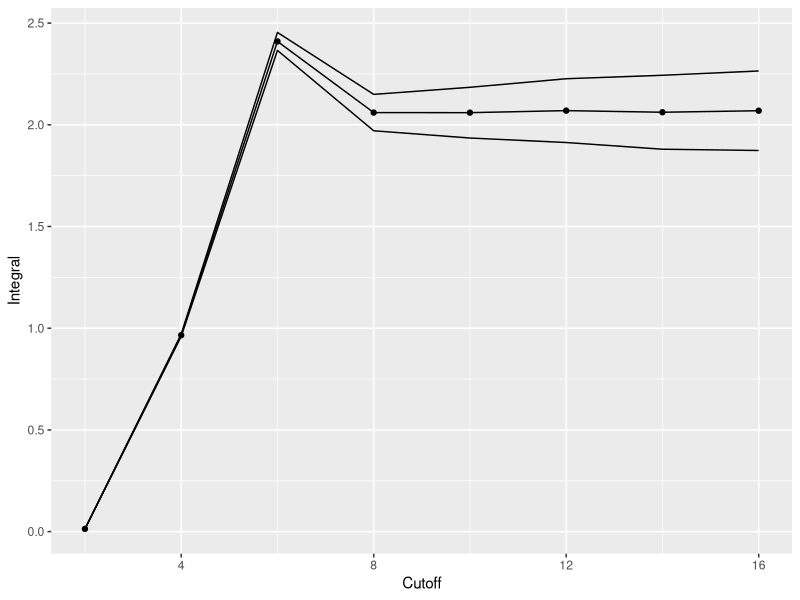
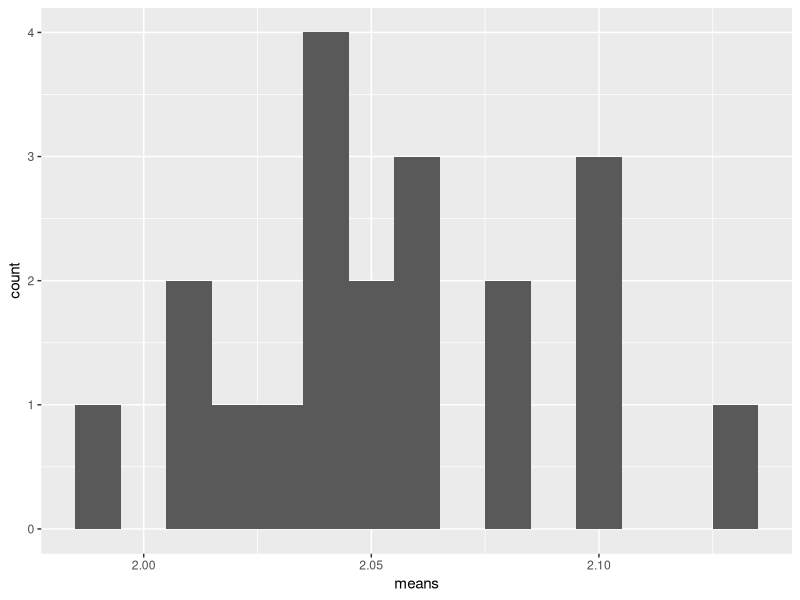

Recreate these plots in R, in order.
library(ggplot2)

df <- read.table("cutoff_dependence.txt", col.names = c('Cutoff', 'Integral', 'Error', 'Q'))

plt <- ggplot(data = df, aes(x=Cutoff, y=Integral))+
  geom_point()+
  geom_line()+
  geom_line(aes(y=Integral + 100 * Error))+
  geom_line(aes(y=Integral - 100 * Error))
plt

means = c(2.0422845507686063,
          2.080053985630342,
          2.0591208235765026,
          2.0800964574285334,
          2.0612631810399398,
          2.0081074276831306,
          2.0991958166820317,
          2.1256247376870356,
          2.096771639499009,
          1.986139083281772,
          2.0290075349535024,
          2.0375382847420136,
          2.049097548716797,
          2.0374626130702906,
          2.0097869695563455,
          2.0377474612266266,
          2.048508752191629,
          2.0247245532004223,
          2.0964223223534466,
          2.0586524628552496)

plt_hist = ggplot(mapping = aes(x=means))
plt_hist + geom_histogram(binwidth = 0.01)
